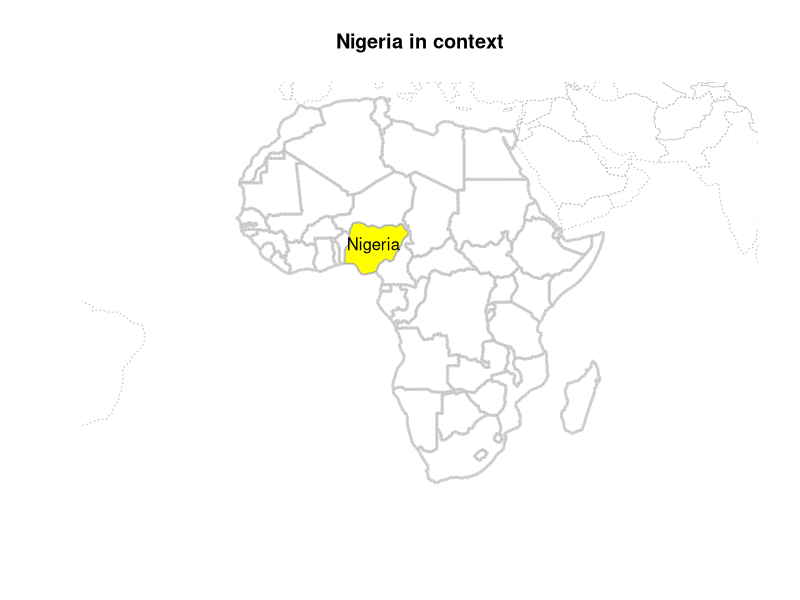

The R script that drew this image:
## ---- chunk 1
knitr::opts_chunk$set(collapse = TRUE, comment = "#>")
## ---- chunk 2
library(sf)
library(tidyverse)
library(spData)
## ---- chunk 3
nigeria = world[world$name_long == "Nigeria", ]
africa = world[world$continent == "Africa", ]
bb_africa = st_bbox(africa)
plot(st_geometry(africa), col = "white", lwd = 3, main = "Nigeria in context", border = "lightgrey")
plot(st_geometry(world), lty = 3, add = TRUE, border = "grey")
plot(st_geometry(nigeria), col = "yellow", add = TRUE, border = "darkgrey")
ncentre = st_centroid(nigeria)
ncentre_num = st_coordinates(ncentre)
text(x = ncentre_num[1], y = ncentre_num[2], labels = "Nigeria")
